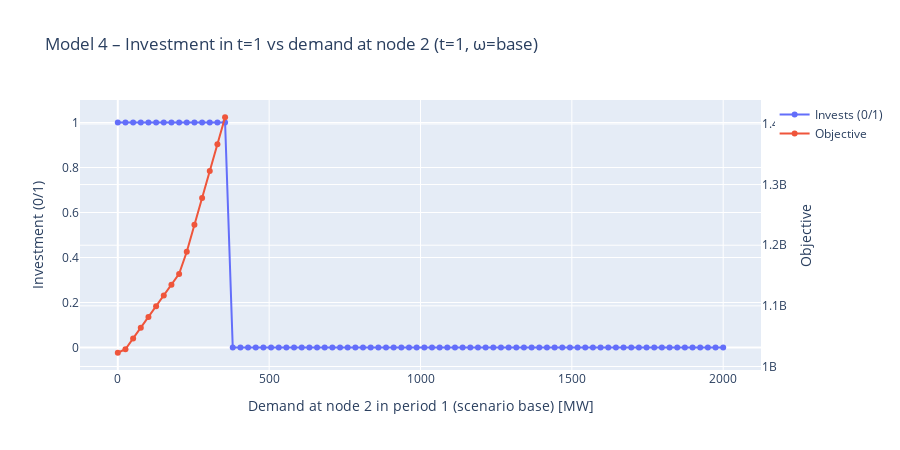
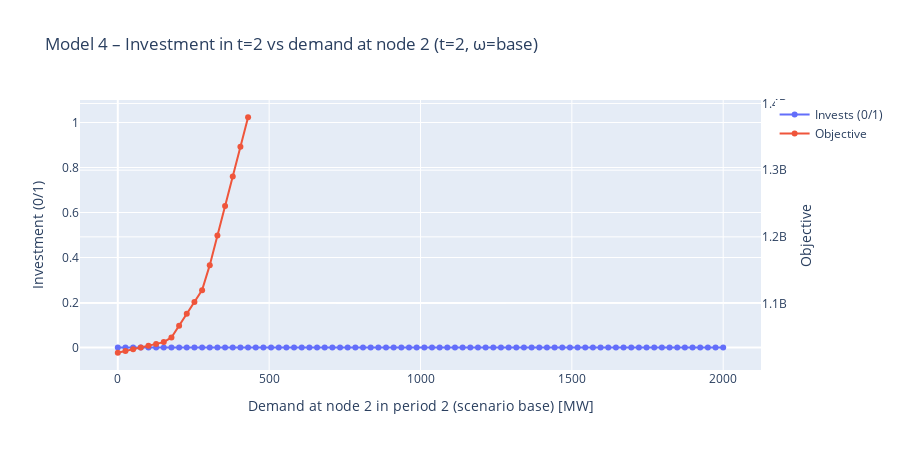
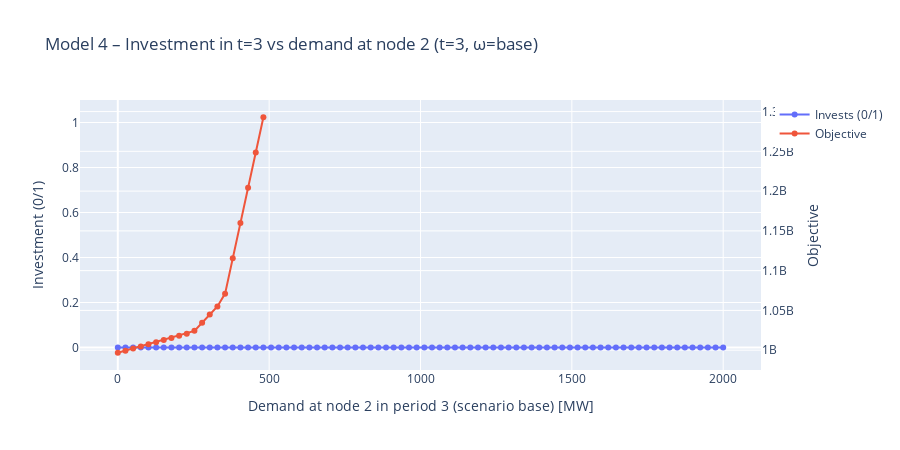

The notebook cell saved with these charts, in order:
### Code cell
# ============================
# THRESHOLD PRINT – MODEL 4
# ============================

# Usiamo come base la stessa istanza dati della dashboard
data_M4 = data4  # oppure NetworkData() se vuoi partire da zero

# Range di valori di domanda al nodo 2 nello scenario "base"
load_values_M4_t1 = list(np.linspace(0, 2000, 80))
load_values_M4_t2 = list(np.linspace(0, 2000, 80))
load_values_M4_t3 = list(np.linspace(0, 2000, 80))

# ---- Periodo 1 ----
scan_M4_t1 = scan_load_threshold_model4_in_period(
    base_data=data_M4,
    node=2,
    period=1,           # perturbiamo d_omega(2,1,"base")
    scenario="base",
    load_values=load_values_M4_t1,
    target_period=1,    # vogliamo che l'investimento avvenga in t=1
)

threshold_M4_t1 = None
for r in scan_M4_t1:
    if r["invests"]:
        threshold_M4_t1 = r["value"]
        break

print("Model 4 – first load at node 2 in period 1 (scenario base) ",
      "where investment occurs in t=1:", threshold_M4_t1)

fig_M4_t1 = plot_investment_scan(
    scan_M4_t1,
    xlabel="Demand at node 2 in period 1 (scenario base) [MW]",
    title="Model 4 – Investment in t=1 vs demand at node 2 (t=1, ω=base)",
)
fig_M4_t1.show()


# ---- Periodo 2 ----
scan_M4_t2 = scan_load_threshold_model4_in_period(
    base_data=data_M4,
    node=2,
    period=2,
    scenario="base",
    load_values=load_values_M4_t2,
    target_period=2,
)

threshold_M4_t2 = None
for r in scan_M4_t2:
    if r["invests"]:
        threshold_M4_t2 = r["value"]
        break

print("Model 4 – first load at node 2 in period 2 (scenario base) ",
      "where investment occurs in t=2:", threshold_M4_t2)

fig_M4_t2 = plot_investment_scan(
    scan_M4_t2,
    xlabel="Demand at node 2 in period 2 (scenario base) [MW]",
    title="Model 4 – Investment in t=2 vs demand at node 2 (t=2, ω=base)",
)
fig_M4_t2.show()


# ---- Periodo 3 ----
scan_M4_t3 = scan_load_threshold_model4_in_period(
    base_data=data_M4,
    node=2,
    period=3,
    scenario="base",
    load_values=load_values_M4_t3,
    target_period=3,
)

threshold_M4_t3 = None
for r in scan_M4_t3:
    if r["invests"]:
        threshold_M4_t3 = r["value"]
        break

print("Model 4 – first load at node 2 in period 3 (scenario base) ",
      "where investment occurs in t=3:", threshold_M4_t3)

fig_M4_t3 = plot_investment_scan(
    scan_M4_t3,
    xlabel="Demand at node 2 in period 3 (scenario base) [MW]",
    title="Model 4 – Investment in t=3 vs demand at node 2 (t=3, ω=base)",
)
fig_M4_t3.show()

### Figure 1 — Plotly figure (JSON) as saved in the notebook; plotly's stock layout.template omitted (floating-point values rounded to 4 significant figures)
{"data": [{"mode": "lines+markers", "name": "Invests (0/1)", "type": "scatter", "x": [0, 25.32, 50.63, 75.95, 101.3, 126.6, 151.9, 177.2, 202.5, 227.8, 253.2, 278.5, 303.8, 329.1, 354.4, 379.7, 405.1, 430.4, 455.7, 481.0, 506.3, 531.6, 557.0, 582.3, 607.6, 632.9, 658.2, 683.5, 708.9, 734.2, 759.5, 784.8, 810.1, 835.4, 860.8, 886.1, 911.4, 936.7, 962.0, 987.3, 1013.0, 1038.0, 1063.0, 1089.0, 1114.0, 1139.0, 1165.0, 1190.0, 1215.0, 1241.0, 1266.0, 1291.0, 1316.0, 1342.0, 1367.0, 1392.0, 1418.0, 1443.0, 1468.0, 1494.0, 1519.0, 1544.0, 1570.0, 1595.0, 1620.0, 1646.0, 1671.0, 1696.0, 1722.0, 1747.0, 1772.0, 1797.0, 1823.0, 1848.0, 1873.0, 1899.0, 1924.0, 1949.0, 1975.0, 2000], "y": [1, 1, 1, 1, 1, 1, 1, 1, 1, 1, 1, 1, 1, 1, 1, 0, 0, 0, 0, 0, 0, 0, 0, 0, 0, 0, 0, 0, 0, 0, 0, 0, 0, 0, 0, 0, 0, 0, 0, 0, 0, 0, 0, 0, 0, 0, 0, 0, 0, 0, 0, 0, 0, 0, 0, 0, 0, 0, 0, 0, 0, 0, 0, 0, 0, 0, 0, 0, 0, 0, 0, 0, 0, 0, 0, 0, 0, 0, 0, 0], "yaxis": "y"}, {"mode": "lines+markers", "name": "Objective", "type": "scatter", "x": [0, 25.32, 50.63, 75.95, 101.3, 126.6, 151.9, 177.2, 202.5, 227.8, 253.2, 278.5, 303.8, 329.1, 354.4, 379.7, 405.1, 430.4, 455.7, 481.0, 506.3, 531.6, 557.0, 582.3, 607.6, 632.9, 658.2, 683.5, 708.9, 734.2, 759.5, 784.8, 810.1, 835.4, 860.8, 886.1, 911.4, 936.7, 962.0, 987.3, 1013.0, 1038.0, 1063.0, 1089.0, 1114.0, 1139.0, 1165.0, 1190.0, 1215.0, 1241.0, 1266.0, 1291.0, 1316.0, 1342.0, 1367.0, 1392.0, 1418.0, 1443.0, 1468.0, 1494.0, 1519.0, 1544.0, 1570.0, 1595.0, 1620.0, 1646.0, 1671.0, 1696.0, 1722.0, 1747.0, 1772.0, 1797.0, 1823.0, 1848.0, 1873.0, 1899.0, 1924.0, 1949.0, 1975.0, 2000], "y": [1023000000.0, 1029000000.0, 1046000000.0, 1064000000.0, 1082000000.0, 1099000000.0, 1117000000.0, 1135000000.0, 1153000000.0, 1189000000.0, 1234000000.0, 1278000000.0, 1322000000.0, 1367000000.0, 1411000000.0, null, null, null, null, null, null, null, null, null, null, null, null, null, null, null, null, null, null, null, null, null, null, null, null, null, null, null, null, null, null, null, null, null, null, null, null, null, null, null, null, null, null, null, null, null, null, null, null, null, null, null, null, null, null, null, null, null, null, null, null, null, null, null, null, null], "yaxis": "y2"}], "layout": {"height": 450, "title": {"text": "Model 4 – Investment in t=1 vs demand at node 2 (t=1, ω=base)"}, "xaxis": {"title": {"text": "Demand at node 2 in period 1 (scenario base) [MW]"}}, "yaxis": {"range": [-0.1, 1.1], "title": {"text": "Investment (0/1)"}}, "yaxis2": {"overlaying": "y", "side": "right", "title": {"text": "Objective"}}}}

### Figure 2 — Plotly figure (JSON) as saved in the notebook; plotly's stock layout.template omitted (floating-point values rounded to 4 significant figures)
{"data": [{"mode": "lines+markers", "name": "Invests (0/1)", "type": "scatter", "x": [0, 25.32, 50.63, 75.95, 101.3, 126.6, 151.9, 177.2, 202.5, 227.8, 253.2, 278.5, 303.8, 329.1, 354.4, 379.7, 405.1, 430.4, 455.7, 481.0, 506.3, 531.6, 557.0, 582.3, 607.6, 632.9, 658.2, 683.5, 708.9, 734.2, 759.5, 784.8, 810.1, 835.4, 860.8, 886.1, 911.4, 936.7, 962.0, 987.3, 1013.0, 1038.0, 1063.0, 1089.0, 1114.0, 1139.0, 1165.0, 1190.0, 1215.0, 1241.0, 1266.0, 1291.0, 1316.0, 1342.0, 1367.0, 1392.0, 1418.0, 1443.0, 1468.0, 1494.0, 1519.0, 1544.0, 1570.0, 1595.0, 1620.0, 1646.0, 1671.0, 1696.0, 1722.0, 1747.0, 1772.0, 1797.0, 1823.0, 1848.0, 1873.0, 1899.0, 1924.0, 1949.0, 1975.0, 2000], "y": [0, 0, 0, 0, 0, 0, 0, 0, 0, 0, 0, 0, 0, 0, 0, 0, 0, 0, 0, 0, 0, 0, 0, 0, 0, 0, 0, 0, 0, 0, 0, 0, 0, 0, 0, 0, 0, 0, 0, 0, 0, 0, 0, 0, 0, 0, 0, 0, 0, 0, 0, 0, 0, 0, 0, 0, 0, 0, 0, 0, 0, 0, 0, 0, 0, 0, 0, 0, 0, 0, 0, 0, 0, 0, 0, 0, 0, 0, 0, 0], "yaxis": "y"}, {"mode": "lines+markers", "name": "Objective", "type": "scatter", "x": [0, 25.32, 50.63, 75.95, 101.3, 126.6, 151.9, 177.2, 202.5, 227.8, 253.2, 278.5, 303.8, 329.1, 354.4, 379.7, 405.1, 430.4, 455.7, 481.0, 506.3, 531.6, 557.0, 582.3, 607.6, 632.9, 658.2, 683.5, 708.9, 734.2, 759.5, 784.8, 810.1, 835.4, 860.8, 886.1, 911.4, 936.7, 962.0, 987.3, 1013.0, 1038.0, 1063.0, 1089.0, 1114.0, 1139.0, 1165.0, 1190.0, 1215.0, 1241.0, 1266.0, 1291.0, 1316.0, 1342.0, 1367.0, 1392.0, 1418.0, 1443.0, 1468.0, 1494.0, 1519.0, 1544.0, 1570.0, 1595.0, 1620.0, 1646.0, 1671.0, 1696.0, 1722.0, 1747.0, 1772.0, 1797.0, 1823.0, 1848.0, 1873.0, 1899.0, 1924.0, 1949.0, 1975.0, 2000], "y": [1026000000.0, 1029000000.0, 1032000000.0, 1034000000.0, 1037000000.0, 1039000000.0, 1042000000.0, 1049000000.0, 1067000000.0, 1085000000.0, 1102000000.0, 1120000000.0, 1158000000.0, 1202000000.0, 1246000000.0, 1291000000.0, 1335000000.0, 1379000000.0, null, null, null, null, null, null, null, null, null, null, null, null, null, null, null, null, null, null, null, null, null, null, null, null, null, null, null, null, null, null, null, null, null, null, null, null, null, null, null, null, null, null, null, null, null, null, null, null, null, null, null, null, null, null, null, null, null, null, null, null, null, null], "yaxis": "y2"}], "layout": {"height": 450, "title": {"text": "Model 4 – Investment in t=2 vs demand at node 2 (t=2, ω=base)"}, "xaxis": {"title": {"text": "Demand at node 2 in period 2 (scenario base) [MW]"}}, "yaxis": {"range": [-0.1, 1.1], "title": {"text": "Investment (0/1)"}}, "yaxis2": {"overlaying": "y", "side": "right", "title": {"text": "Objective"}}}}

### Figure 3 — Plotly figure (JSON) as saved in the notebook; plotly's stock layout.template omitted (floating-point values rounded to 4 significant figures)
{"data": [{"mode": "lines+markers", "name": "Invests (0/1)", "type": "scatter", "x": [0, 25.32, 50.63, 75.95, 101.3, 126.6, 151.9, 177.2, 202.5, 227.8, 253.2, 278.5, 303.8, 329.1, 354.4, 379.7, 405.1, 430.4, 455.7, 481.0, 506.3, 531.6, 557.0, 582.3, 607.6, 632.9, 658.2, 683.5, 708.9, 734.2, 759.5, 784.8, 810.1, 835.4, 860.8, 886.1, 911.4, 936.7, 962.0, 987.3, 1013.0, 1038.0, 1063.0, 1089.0, 1114.0, 1139.0, 1165.0, 1190.0, 1215.0, 1241.0, 1266.0, 1291.0, 1316.0, 1342.0, 1367.0, 1392.0, 1418.0, 1443.0, 1468.0, 1494.0, 1519.0, 1544.0, 1570.0, 1595.0, 1620.0, 1646.0, 1671.0, 1696.0, 1722.0, 1747.0, 1772.0, 1797.0, 1823.0, 1848.0, 1873.0, 1899.0, 1924.0, 1949.0, 1975.0, 2000], "y": [0, 0, 0, 0, 0, 0, 0, 0, 0, 0, 0, 0, 0, 0, 0, 0, 0, 0, 0, 0, 0, 0, 0, 0, 0, 0, 0, 0, 0, 0, 0, 0, 0, 0, 0, 0, 0, 0, 0, 0, 0, 0, 0, 0, 0, 0, 0, 0, 0, 0, 0, 0, 0, 0, 0, 0, 0, 0, 0, 0, 0, 0, 0, 0, 0, 0, 0, 0, 0, 0, 0, 0, 0, 0, 0, 0, 0, 0, 0, 0], "yaxis": "y"}, {"mode": "lines+markers", "name": "Objective", "type": "scatter", "x": [0, 25.32, 50.63, 75.95, 101.3, 126.6, 151.9, 177.2, 202.5, 227.8, 253.2, 278.5, 303.8, 329.1, 354.4, 379.7, 405.1, 430.4, 455.7, 481.0, 506.3, 531.6, 557.0, 582.3, 607.6, 632.9, 658.2, 683.5, 708.9, 734.2, 759.5, 784.8, 810.1, 835.4, 860.8, 886.1, 911.4, 936.7, 962.0, 987.3, 1013.0, 1038.0, 1063.0, 1089.0, 1114.0, 1139.0, 1165.0, 1190.0, 1215.0, 1241.0, 1266.0, 1291.0, 1316.0, 1342.0, 1367.0, 1392.0, 1418.0, 1443.0, 1468.0, 1494.0, 1519.0, 1544.0, 1570.0, 1595.0, 1620.0, 1646.0, 1671.0, 1696.0, 1722.0, 1747.0, 1772.0, 1797.0, 1823.0, 1848.0, 1873.0, 1899.0, 1924.0, 1949.0, 1975.0, 2000], "y": [996800000.0, 999400000.0, 1002000000.0, 1005000000.0, 1007000000.0, 1010000000.0, 1013000000.0, 1015000000.0, 1018000000.0, 1021000000.0, 1024000000.0, 1035000000.0, 1045000000.0, 1055000000.0, 1071000000.0, 1115000000.0, 1160000000.0, 1204000000.0, 1249000000.0, 1293000000.0, null, null, null, null, null, null, null, null, null, null, null, null, null, null, null, null, null, null, null, null, null, null, null, null, null, null, null, null, null, null, null, null, null, null, null, null, null, null, null, null, null, null, null, null, null, null, null, null, null, null, null, null, null, null, null, null, null, null, null, null], "yaxis": "y2"}], "layout": {"height": 450, "title": {"text": "Model 4 – Investment in t=3 vs demand at node 2 (t=3, ω=base)"}, "xaxis": {"title": {"text": "Demand at node 2 in period 3 (scenario base) [MW]"}}, "yaxis": {"range": [-0.1, 1.1], "title": {"text": "Investment (0/1)"}}, "yaxis2": {"overlaying": "y", "side": "right", "title": {"text": "Objective"}}}}
